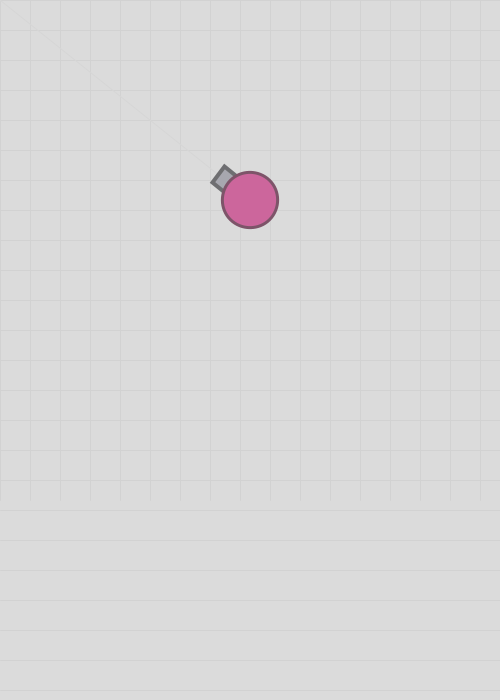
Frame 1 (no input)
Frame 60 (the mouse pressed at the canvas centre just before this capture): identical to frame 1, image omitted
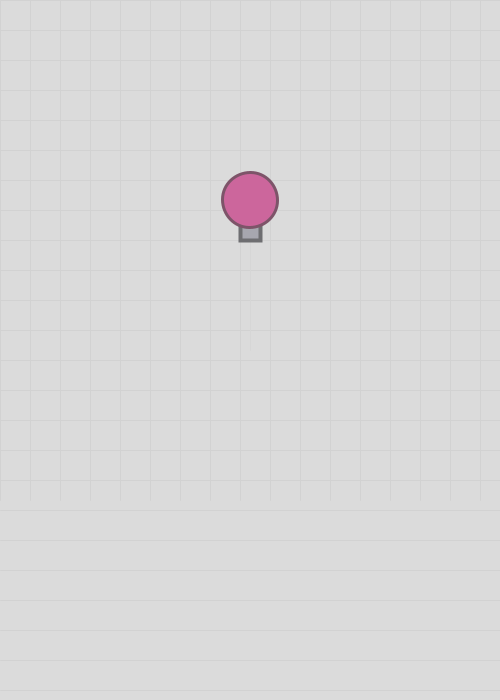
Frame 120 (the mouse held since frame 60 and released just before this capture)

The Processing sketch that drew these frames (run headless with seeded random() and noise(); from frame 60 on, the mouse is pressed at the canvas centre):

// Processing sketch: week07_4_arras04_background_for_line_line_void_keyPressed_keyCo
// ── week07_4_arras04_background_for_line_line_void_keyPressed_keyCo.pde
//week07_4_arras04_background_for_line_line_void_keyPressed_keyCode
void setup(){
  size(500,700);
}
void keyPressed(){
  if(keyCode==RIGHT) x += 1;
  if(keyCode==LEFT) x -= 1;
  if(keyCode==UP) y -= 1;
  if(keyCode==DOWN) y += 1;
}
float x = 250, y = 200;
void draw(){
  background(219);
  stroke(210);
  strokeWeight(1);
  for(int i=0; i<30; i++){
    line(0, i*30, 500, i*30);
    line(i*30, 0, i*30, 500);
  }
  //background(215,184,200);
  //stroke(211,180,196);
  stroke(214);
  float dx = mouseX - x, dy = mouseY - y;
  float a = atan2(dy, dx);
  line(x, y, mouseX, mouseY);
  myTank(x, y, a);
}
void myTank(float x, float y, float a){
  translate(x, y);
  rotate(a);
  fill(167,167,175);
  stroke(110,110,113);
  strokeWeight(4);
  rect(20,-10,20,20);

  fill(204,102,156);
  stroke(125,84,105);
  strokeWeight(3);
  ellipse(0, 0, 55,55);
}
